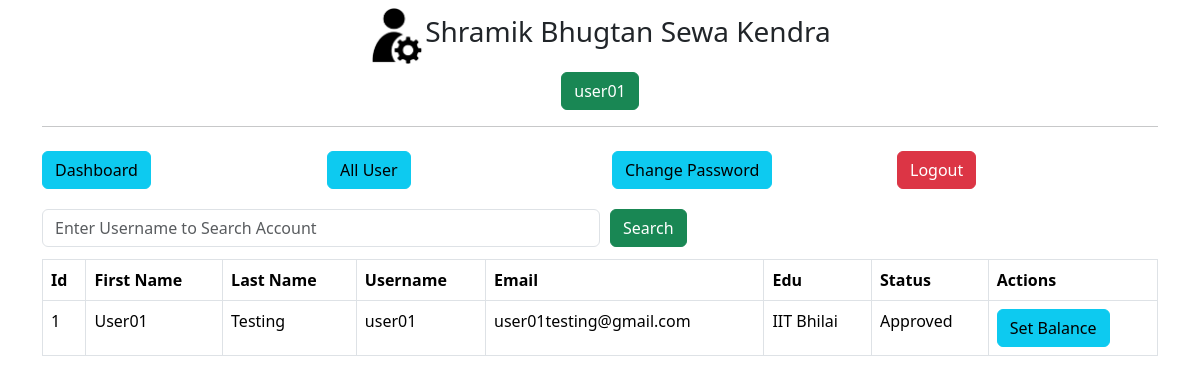
The app's page /admin/get-all-user (signed in), older data.
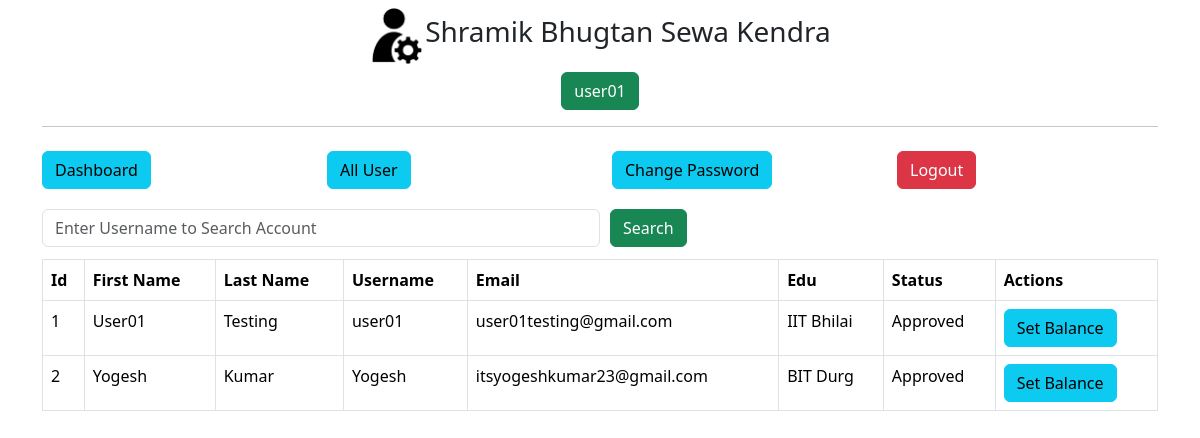
The same page, newer data.
### main.py (models this page shows)
class User(db.Model):
    id=db.Column(db.Integer, primary_key=True)
    fname=db.Column(db.String(255), nullable=False)
    lname=db.Column(db.String(255), nullable=False)
    email=db.Column(db.String(255), nullable=False)
    username=db.Column(db.String(255), nullable=False)
    edu=db.Column(db.String(255), nullable=False)
    password=db.Column(db.String(255), nullable=False)
    status=db.Column(db.Integer,default=0, nullable=False)
    balance = db.Column(db.Float, default=0.0, nullable=False)

### main.py (the view)
@app.route('/admin/get-all-user', methods=["POST","GET"])
def adminGetAllUser():
    if not session.get('admin_id'):
        return redirect('/admin/')
    if request.method== "POST":
        search=request.form.get('search')
        users=User.query.filter(User.username.like('%'+search+'%')).all()
        return render_template('admin/all-user.html',title='Approve User',users=users)
    else:
        users=User.query.all()
        return render_template('admin/all-user.html',title='Approve User',users=users)

### templates/admin/all-user.html
{% extends "admin/layout.html"%}
{% block content %}
<div class="container">
    {% include 'admin/navbar.html' %}
    <div class="my-2">
        <form action="" method="POST" style="width:100%">
            <div class="d-flex align-items-center">
                <input type="text" name="search" id="search" placeholder="Enter Username to Search Account" class="form-control my-1 w-50">
                <button type="submit" class="btn btn-success" style="margin-left:10px;">Search</button>
            </div>
        </form>
    </div>
    <div class="my-2">
        <div class="table-responsive">
            <table class="table table-bordered">
                <thead>
                    <tr>
                        <th>Id</th>
                        <th>First Name</th>
                        <th>Last Name</th>
                        <th>Username</th>
                        <th>Email</th>
                        <th>Edu</th>
                        <th>Status</th>
                        <th>Actions</th>
                    </tr>
                </thead>
                <tbody>
                    {% for user in users %}
                    <tr>
                        <td>{{ user.id }}</td>
                        <td>{{ user.fname }}</td>
                        <td>{{ user.lname }}</td>
                        <td>{{ user.username }}</td>
                        <td>{{ user.email }}</td>
                        <td>{{ user.edu }}</td>
                        <td>
                            {% if user.status == 1 %}
                            Approved
                            {% else %}
                            <a href="/admin/approve-user/{{ user.id }}" class="btn btn-warning">Approve</a>
                            {% endif %}
                        </td>
                        <td>
                            <a href="{{ url_for('set_user_balance', user_id=user.id) }}" class="btn btn-info">Set Balance</a>
                        </td>
                    </tr>
                    {% endfor %}
                </tbody>
            </table>
        </div>
    </div>
</div>
{% endblock content %}

### templates/admin/layout.html (shortened to what this page needs)
<!DOCTYPE html>
<html lang="en">
    <head>
        <link href="https://cdn.jsdelivr.net/npm/bootstrap@5.3.2/dist/css/bootstrap.min.css" rel="stylesheet">
    </head>
    <body>
        <div class="container my-2">
            <div class="d-flex justify-content-center align-items-center">
                <img style="width: 5%;"
                    alt="">
                <h3>
                    Shramik Bhugtan Sewa Kendra
                </h3>
            </div>
            <div class="my-2 text-center">
                {% if session.admin_name %}
                <button class="btn btn-success">{{session.admin_name}}</button>
                {% endif %}
            </div>
            <hr>
        </div>
        {% block content %} {% endblock content %}
    </body>
</html>

### templates/admin/navbar.html
<div class="row d-flex justify-content-center">
    <div class="col-xl-3 col-lg-3 col-md-3 my-2 col-sm-12">
        <a href="/admin/dashboard" class="btn btn-info w-full">Dashboard</a>
    </div>
    <div class="col-xl-3 col-lg-3 col-md-3 my-2 col-sm-12">
        <a href="/admin/get-all-user" class="btn btn-info w-full">All User</a>
    </div>
    <div class="col-xl-3 col-lg-3 col-md-3 my-2 col-sm-12">
        <a href="/admin/change-admin-password" class="btn btn-info w-full">Change Password</a>
    </div>
    <div class="col-xl-3 col-lg-3 col-md-3 my-2 col-sm-12">
        <a href="/admin/logout" class="btn btn-danger w-full">Logout</a>
    </div>
</div>

Row changes from the older to the newer data that the page shows:
added User: id "2", fname "Yogesh", lname "Kumar", username "Yogesh", email "itsyogeshkumar23@gmail.com", edu "BIT Durg", status "Approved"
